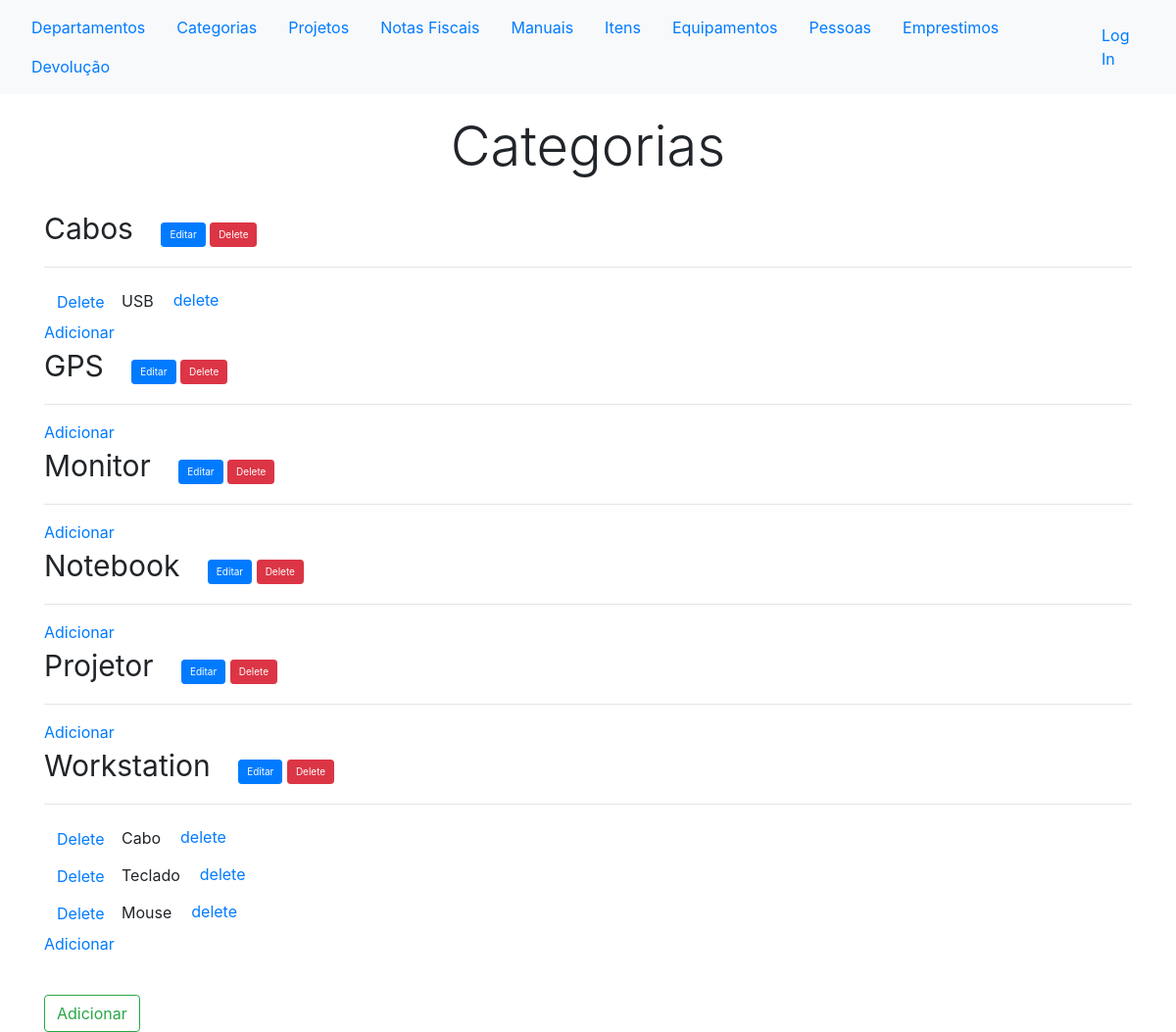
Page /controle/categorias/ on the earlier database version.
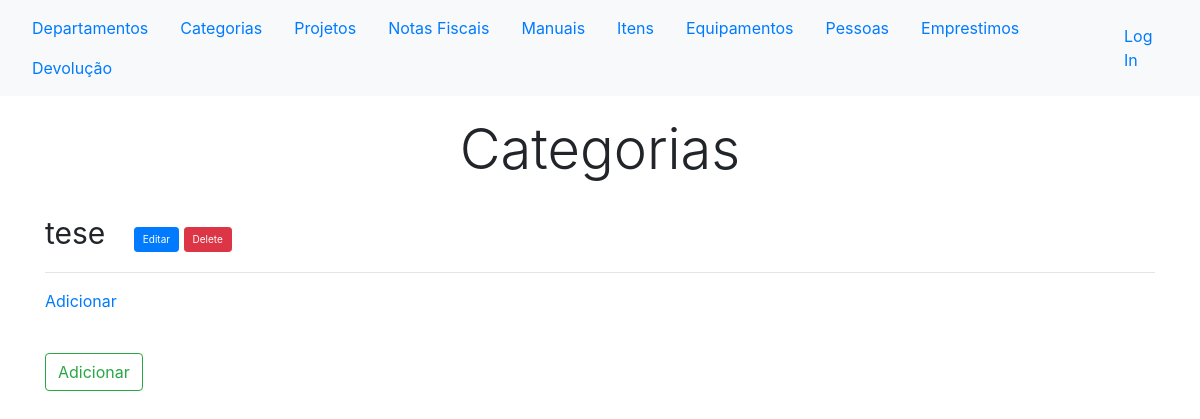
Same page on the later database version.
### controles/models.py (models this page shows, shortened)
class Categoria(models.Model):
    nome = models.CharField(max_length=40)
    abreviacao = models.CharField(max_length=4)
    def __str__(self):
        return self.nome

class Subcategoria(models.Model):
    nome = models.CharField(max_length=40)
    categoria = models.ForeignKey(Categoria, null=True, blank=True, on_delete=models.CASCADE)

### controles/views.py (the view)
# urls.py: path('categorias/', views.categorias, name='categorias'),
def categorias(request):
	categorias = Categoria.objects.all().order_by('nome')
	subcategorias = Subcategoria.objects.all()
	context = {'categorias': categorias, 'subcategorias': subcategorias}
	return render(request, 'controles/categorias.html', context)

### controles/templates/controles/categorias.html (shortened to what this page needs)
{% extends "controles/base.html" %}
{% block content %}
<h1 class="display-4 text-center" style="padding: 20px;">Categorias</h1>
<ul class="list-unstyled">
	{% for categoria in categorias %}
	<li>
			<span style="font-size:30px; padding-right: 20px;">{{ categoria }} </span>
			<button type="button" class="btn btn-primary delete btn-sm" style="font-size:10px;" onclick="ajaxreturn('{% url 'controles:editar_categoria' categoria.id %}')" data-toggle="modal" data-target="#exampleModal"> Editar</button>
			 <button type="button" class="btn btn-primary delete btn-sm btn-danger" style="font-size:10px" onclick="ajaxreturn('{% url 'controles:delete_categoria' categoria.id %}')" data-toggle="modal" data-target="#exampleModal"> Delete</button>
				<hr>
				<ul class="list-unstyled">
					{% for subcategoria in subcategorias %}
					{% ifequal  subcategoria.categoria|stringformat:'s'  categoria.nome %}
					<li>
						<button type="button" onclick="ajaxreturn('{% url 'controles:delete_subcategoria' subcategoria.id %}')" class="btn btn-link" data-toggle="modal" data-target="#exampleModal">Delete</button>
						<span style="padding-right: 20px;">{{ subcategoria.nome }}</span><a  href="{% url 'controles:delete_subcategoria' subcategoria.id %}">delete</a>
					</li>
					{% endifequal %}
					{% endfor %}
					<li>
						<a href="{% url 'controles:nova_subcategoria' categoria.id %}">Adicionar</a>
					</li>
				</ul>
	</li>
	{% empty %}
	<li> Não tem nenhum Categoria cadastrada ainda. </li>
	{% endfor %}
</ul>
<br>
<button type="button" class="btn btn-outline-success"  onclick="ajaxreturn('{% url 'controles:nova_categoria' %}')" data-toggle="modal" data-target="#exampleModal"> Adicionar </button></td>
{% endblock content %}

Differences in the rows shown:
removed Categoria: nome "Cabos"
removed Subcategoria: nome "USB", shown under "Cabos"
removed Categoria: nome "GPS"
removed Categoria: nome "Monitor"
removed Categoria: nome "Notebook"
removed Categoria: nome "Projetor"
removed Categoria: nome "Workstation"
removed Subcategoria: nome "Cabo", shown under "Workstation"
removed Subcategoria: nome "Teclado", shown under "Workstation"
removed Subcategoria: nome "Mouse", shown under "Workstation"
added Categoria: nome "tese"
